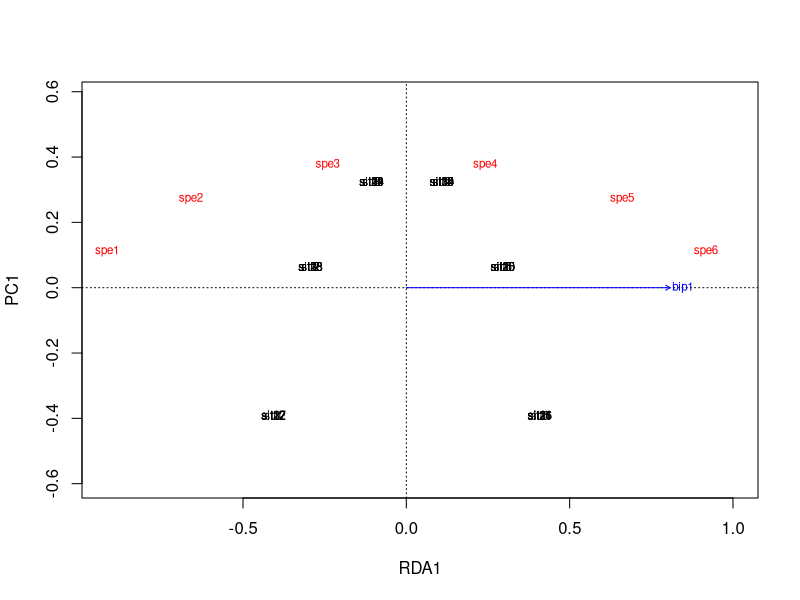
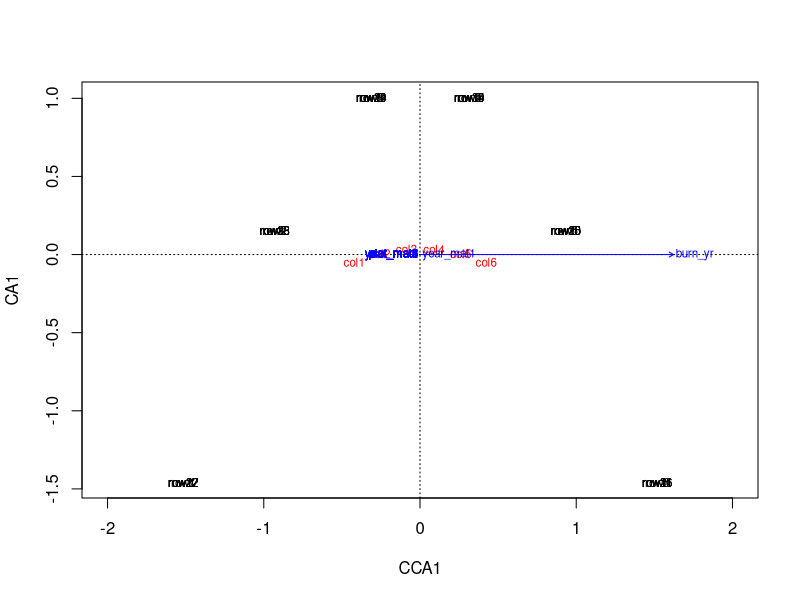

Write R code to recreate these figures, in order.
## the purpose of this script is to consider an idealized
## outcome of a patch-burn management scheme
## The setup:
## there are six patches each sampled across six years
## each patch is burned once
## there are six species each of which prefers a given
## time since burn (i.e., time since burn is the gradient).
## What we learn:
## site and year dummy variables explain 0 variance in composition
## years since burn explains a large portion of the variance 
## however, the degree to which this is true depends on how 
## specialized species are on a particular time science burn
## if they only completely occur in a given time since burn
## then at most this variable explains around 20% 
## this will increase to approx 80% if species show a unimodal
## relationship with their specific year of preference.

library(vegan)

site = rep(1:6, each=6)

yr = rep(1:6, 6)

burn_yr = NULL
for(i in 0:5) { 
  x = NULL
  for(j in i:5) {
    x = c(x, j)
  }
  if(length(x) < 6) {
    x = c(x, 0:(min(x) - 1))
  }
  burn_yr = c(burn_yr, x)
}  

sp_mat = matrix(0, ncol=6, nrow=length(burn_yr))
for(i in 0:5) {
  sp_mat[ , i + 1] = ifelse(burn_yr == i, 1, 0)  
}

gauss.niche<-function(m,z,u,s){
  ##Purpose: to provide an exponential unimodal function 
  ##which is a model for a species response to the enviornment
  ##Called within the functions 'peaks' and 'sim.init.uni'
  ##from Palmer 1992
  ##Arguments:
  ##'m' is max perform
  ##'z' is enviornment at given coordinate
  ##'u' is env optim
  ##'s' is habitat breadth
  m*exp(-.5*(z-u)^2/s^2)
}

sp_mat = matrix(0, ncol=6, nrow=length(burn_yr))
for(i in 0:5) {
  sp_mat[ , i + 1] = gauss.niche(1, burn_yr, i, 3) 
}

plot_id = sort(unique(site))
year_id = sort(unique(yr))
plot_mat = matrix(0, ncol=length(plot_id), nrow=length(burn_yr))
year_mat = matrix(0, ncol=length(year_id), nrow=length(burn_yr))
               
for(i in 1:length(burn_yr)) {
  plot_mat[i, match(site[i], plot_id)] = 1
  year_mat[i, match(yr[i], year_id)] = 1 
}

## drop first columns so no singular variables in models
plot_mat = plot_mat[ , -1]
year_mat = year_mat[ , -1]


ord = rda(sp_mat, burn_yr)
anova(ord)
plot(ord)

ord = rda(sp_mat ~ plot_mat + year_mat + burn_yr)
ord = cca(sp_mat ~ plot_mat + year_mat + burn_yr)
ord
anova(ord, by='terms')
plot(ord)



